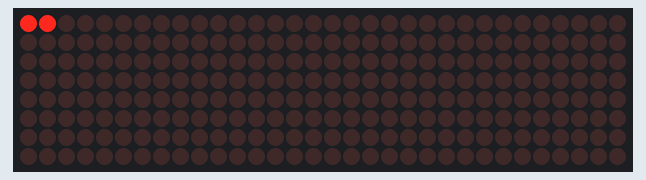
Bench run of a sketch on a simulated Arduino Uno, built with avr-gcc and run on an emulated ATmega328P. On the bench: 32×8 LED matrix.

Above: at 0.25 s.
At 5.25 s:
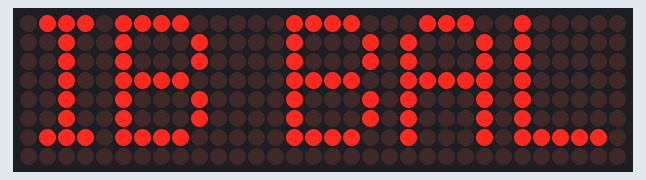
At 10.25 s:
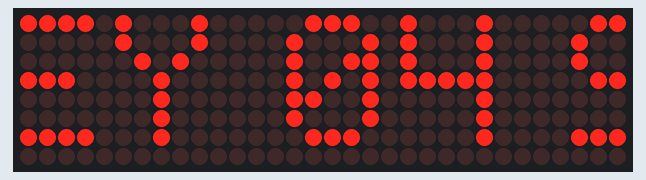
At 20.15 s:
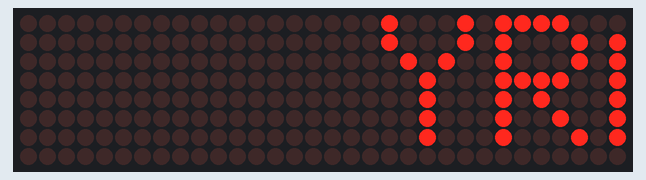
At 30.05 s:
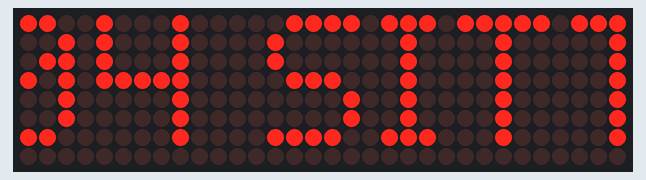
At 39.95 s:
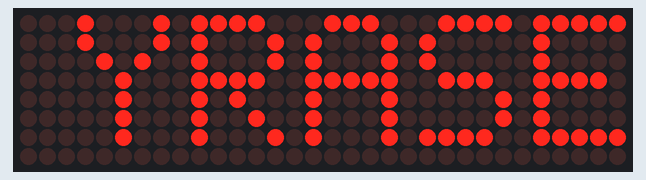

The sketch:

max7219.ino
```cpp
#include <MD_Parola.h>
#include <MD_MAX72xx.h>
#include <SPI.h>

// Xác định loại phần cứng, kích thước và các chân đầu ra:
#define HARDWARE_TYPE MD_MAX72XX :: FC16_HW
#define MAX_DEVICES 4
#define CS_PIN 3
#define GENERIC_HW 1
// Tạo một phiên bản mới của lớp MD_Parola với kết nối SPI phần cứng:
MD_Parola myDisplay = MD_Parola (HARDWARE_TYPE, CS_PIN, MAX_DEVICES);

// Thiết lập SPI phần mềm:
// #define DATA_PIN 2
// #define CLK_PIN 4
// MD_Parola myDisplay = MD_Parola (HARDWARE_TYPE, DATA_PIN, CLK_PIN, CS_PIN, MAX_DEVICES);

void setup () {
  // Intialize đối tượng:
  myDisplay.begin ();
  // Đặt cường độ (độ sáng) của màn hình (0-15):
  myDisplay.setIntensity (15);
  // Xóa màn hình:u
  myDisplay.displayClear ();
  myDisplay.displayText ("YRASEVINNA SRAEY 04 SITTIB BAL EHT", PA_CENTER, 100, 0, PA_SCROLL_RIGHT, PA_SCROLL_RIGHT);
}

void loop () {
  if (myDisplay.displayAnimate ()) {
    myDisplay.displayReset ();
  }
}
```
